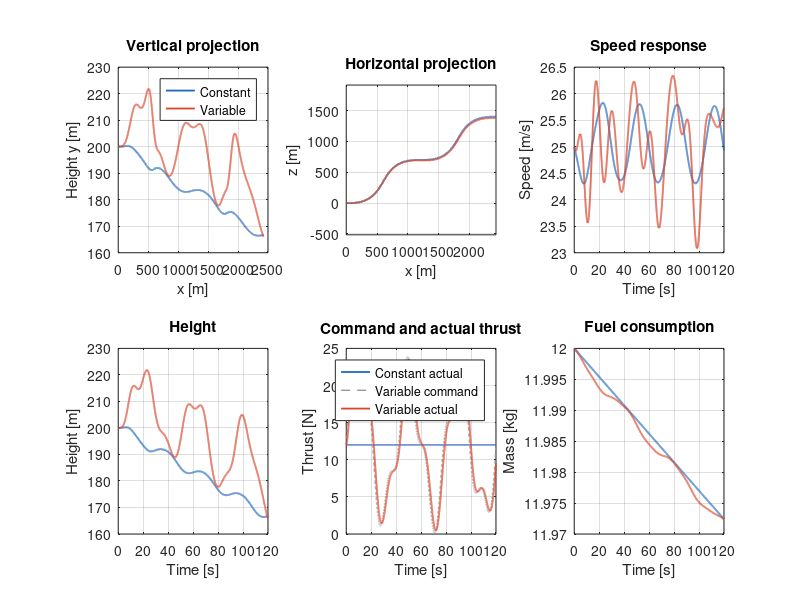
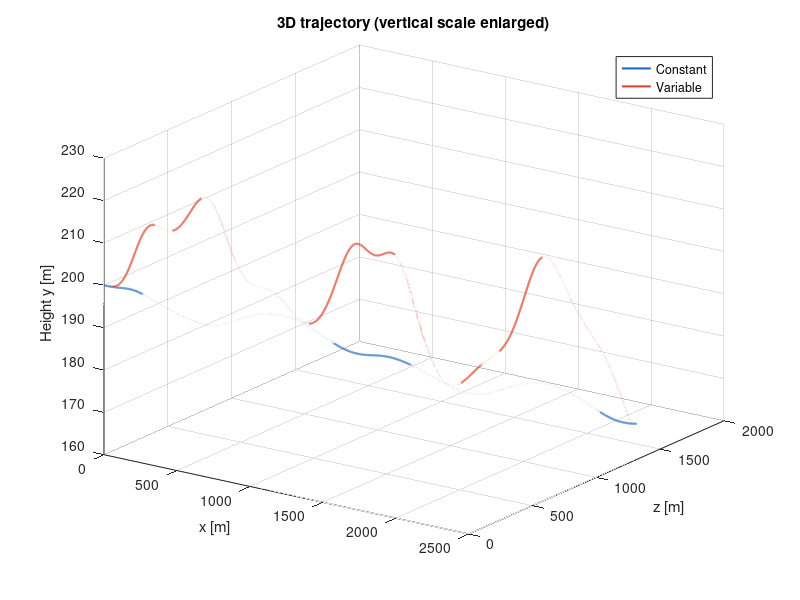

MATLAB code for these plots, in order:
function results = run_variable_thrust_demo(output_dir, dt, t_end)
%RUN_VARIABLE_THRUST_DEMO 连续可变推力三维轨迹教学仿真。
% 在本文件所在目录运行：results = run_variable_thrust_demo;
% 可选：results = run_variable_thrust_demo('my_results', 0.02, 120);
% 不需要航空航天、控制或优化工具箱；只用MATLAB基础函数。
% 状态：[x;y;z;vx;vy;vz;m;T]，SI单位，x前/y上/z右。
% 本环境未安装MATLAB/Octave。本源文件未做MATLAB运行验证。

if nargin < 1 || isempty(output_dir)
    output_dir = fullfile(fileparts(mfilename('fullpath')), 'results_matlab');
end
if nargin < 2, dt = 0.02; end
if nargin < 3, t_end = 120; end
if ~isnumeric(dt) || ~isscalar(dt) || ~isreal(dt) || ~isfinite(dt) || dt <= 0 || dt > 1
    error('dt必须是0<dt<=1的有限实数，单位s。');
end
if ~isnumeric(t_end) || ~isscalar(t_end) || ~isreal(t_end) || ~isfinite(t_end) ...
        || t_end <= 0 || t_end > 3600 || t_end/dt > 1000000
    error('时长必须满足0<t_end<=3600 s且总步数不超过1000000。');
end
if ~exist(output_dir, 'dir')
    [ok,msg] = mkdir(output_dir);
    if ~ok, error('无法创建输出目录：%s',msg); end
end
p = default_params();
results.constant = simulate(p, 0, dt, t_end);
results.variable = simulate(p, 1, dt, t_end);
write_csv(fullfile(output_dir,'constant.csv'),results.constant);
write_csv(fullfile(output_dir,'variable.csv'),results.variable);
plot_results(results, output_dir);
for mode = 0:1
    if mode == 0, name = 'constant'; else, name = 'variable'; end
    a = results.(name);
    fprintf('%s: t=%.6f s, x=%.3f m, y=%.3f m, z=%.3f m\n', ...
        name,a(end,1),a(end,2),a(end,3),a(end,4));
    fprintf('  speed=%.6f m/s, max_height=%.3f m, fuel_used=%.9f kg\n', ...
        a(end,8),max(a(:,3)),p.mass0-a(end,13));
end
fprintf('CSV和图像已写入：%s\n',output_dir);
end

function p = default_params()
% 与c/trajectory.c完全相同的虚构参数；此处是MATLAB的参数入口。
p.g=9.80665; p.rho0=1.225; p.scale_height=8500; p.area=0.8;
p.cl0=0.2; p.cl_alpha=4.5; p.cl_min=-0.6; p.cl_max=1.2;
p.cd0=0.035; p.drag_k=0.06;
p.mass0=12; p.mass_dry=11.7; p.thrust_max=60; p.thrust_tau=1;
p.fuel_c0=5e-5; p.fuel_cT=1.5e-5; p.consume_fuel=true;
p.speed0=25; p.height0=200;
p.alpha_amp=0.25*pi/180; p.alpha_period=30;
p.bank_amp=8*pi/180; p.bank_period=60;
p.throttle_mean=0.2; p.throttle_amp1=0.15; p.throttle_period1=40;
p.throttle_amp2=0.05; p.throttle_period2=15;
% 只平衡初始竖直力，攻角不是控制器算出的。
rho=p.rho0*exp(-p.height0/p.scale_height);
qs=0.5*rho*p.speed0^2*p.area; thrust=p.thrust_max*p.throttle_mean;
alpha=(p.mass0*p.g/qs-p.cl0)/p.cl_alpha;
for j=1:8
    residual=qs*(p.cl0+p.cl_alpha*alpha)+thrust*sin(alpha)-p.mass0*p.g;
    alpha=alpha-residual/(qs*p.cl_alpha+thrust*cos(alpha));
end
p.alpha_trim=alpha;
end

function on = engine_on(s,p)
on = ~p.consume_fuel || s(7)>p.mass_dry+1e-12;
end

function o = observe(t,s,p,mode,on)
% 密度、气动、姿态代数输入和动力状态，供积分及输出共同使用。
horizontal=hypot(s(4),s(6));
o.speed=hypot(horizontal,s(5));
o.theta=atan2(s(5),horizontal); o.psi_v=atan2(-s(6),s(4));
o.alpha=p.alpha_trim+p.alpha_amp*sin(2*pi*t/p.alpha_period);
o.bank=p.bank_amp*sin(2*pi*t/p.bank_period);
o.rho=p.rho0*exp(-max(s(2),0)/p.scale_height);
cl=min(p.cl_max,max(p.cl_min,p.cl0+p.cl_alpha*o.alpha));
cd=p.cd0+p.drag_k*cl^2; qs=0.5*o.rho*o.speed^2*p.area;
o.lift=qs*cl; o.drag=qs*cd;
o.throttle=p.throttle_mean;
if mode == 1
    o.throttle=o.throttle+p.throttle_amp1*sin(2*pi*t/p.throttle_period1) ...
        +p.throttle_amp2*sin(2*pi*t/p.throttle_period2);
end
o.throttle=max(0,min(1,o.throttle));
o.thrust_cmd=0; o.thrust=0; o.fuel_flow=0;
if on
    o.thrust_cmd=p.thrust_max*o.throttle;
    o.thrust=max(0,min(p.thrust_max,s(8)));
    if p.consume_fuel, o.fuel_flow=p.fuel_c0+p.fuel_cT*o.thrust; end
end
end

function ds = rhs(t,s,p,mode,on)
o=observe(t,s,p,mode,on);
if o.speed < 1e-9, ev=[1;0;0]; else, ev=s(4:6)/o.speed; end
% 将惯性系的竖直方向投影到与速度正交的平面。
reference=[0;1;0]; up=reference-dot(reference,ev)*ev;
if norm(up)<1e-8
    % 近竖直时参考x轴；这是有限性降级，不是姿态动力学。
    reference=[1;0;0]; up=reference-dot(reference,ev)*ev;
end
up=up/norm(up); side=cross(ev,up);
en=cos(o.bank)*up+sin(o.bank)*side;
force=(o.thrust*cos(o.alpha)-o.drag)*ev+(o.thrust*sin(o.alpha)+o.lift)*en;
mass=max(s(7),p.mass_dry);
ds=zeros(8,1); ds(1:3)=s(4:6);
ds(4:6)=force/mass+[0;-p.g;0]; ds(7)=-o.fuel_flow;
if on, ds(8)=(o.thrust_cmd-s(8))/p.thrust_tau; end
end

function out = rk4(t,h,start,p,mode,on)
% 经典四阶Runge-Kutta；指令在每个中间时刻重新计算。
k1=rhs(t,start,p,mode,on);
k2=rhs(t+h/2,start+h*k1/2,p,mode,on);
k3=rhs(t+h/2,start+h*k2/2,p,mode,on);
k4=rhs(t+h,start+h*k3,p,mode,on);
out=start+h*(k1+2*k2+2*k3+k4)/6;
end

function next = step(t,h,start,p,mode)
on=engine_on(start,p);
if ~on, start(7)=p.mass_dry; start(8)=0; end
next=rk4(t,h,start,p,mode,on);
if on && p.consume_fuel && next(7)<=p.mass_dry
    % 先积分至耗尽时刻，然后熄火并积分该步的剩余部分。
    lo=0; hi=h;
    for j=1:45
        mid=(lo+hi)/2; probe=rk4(t,mid,start,p,mode,true);
        if probe(7)>p.mass_dry, lo=mid; else, hi=mid; end
    end
    burn_time=(lo+hi)/2;
    probe=rk4(t,burn_time,start,p,mode,true);
    probe(7)=p.mass_dry; probe(8)=0;
    next=rk4(t+burn_time,h-burn_time,probe,p,mode,false);
end
next(7)=max(next(7),p.mass_dry);
next(8)=max(0,min(p.thrust_max,next(8)));
end

function [next,used,hit] = advance(t,h,start,p,mode)
used=h; hit=false;
if start(2)<=0, next=start; next(2)=0; used=0; hit=true; return; end
next=step(t,h,start,p,mode);
if next(2)>0, return; end
lo=0; hi=h;
for j=1:45
    mid=(lo+hi)/2; probe=step(t,mid,start,p,mode);
    if probe(2)>0, lo=mid; else, hi=mid; end
end
used=(lo+hi)/2; next=step(t,used,start,p,mode); next(2)=0; hit=true;
end

function a = simulate(p,mode,dt,t_end)
s=zeros(8,1); s(2)=p.height0; s(4)=p.speed0;
s(7)=p.mass0; s(8)=p.thrust_max*p.throttle_mean;
if ~engine_on(s,p), s(8)=0; end
a=zeros(ceil(t_end/dt)+2,20); t=0; n=1;
a(n,:)=output_row(t,s,p,mode);
while t<t_end-t_end*1e-12
    h=min(dt,t_end-t);
    [s,used,hit]=advance(t,h,s,p,mode); t=t+used;
    if any(~isfinite(s)), error('仿真状态出现NaN/Inf，请核查参数和步长。'); end
    n=n+1; a(n,:)=output_row(t,s,p,mode);
    if hit, break; end
end
a=a(1:n,:);
end

function row = output_row(t,s,p,mode)
o=observe(t,s,p,mode,engine_on(s,p)); degree=180/pi;
row=[t,s(1:6)',o.speed,o.theta*degree,o.psi_v*degree,o.alpha*degree, ...
    o.bank*degree,s(7),o.throttle,o.thrust_cmd,o.thrust,o.lift,o.drag,o.rho,o.fuel_flow];
end

function write_csv(filename,a)
fid=fopen(filename,'w');
if fid<0, error('无法创建CSV：%s',filename); end
cleanup=onCleanup(@() fclose(fid)); %#ok<NASGU>
fprintf(fid,['t_s,x_m,y_m,z_m,vx_mps,vy_mps,vz_mps,speed_mps,theta_deg,' ...
    'psi_v_deg,alpha_deg,bank_deg,mass_kg,throttle,thrust_cmd_N,thrust_N,' ...
    'lift_N,drag_N,rho_kgm3,fuel_flow_kgps\n']);
format=[repmat('%.17g,',1,19),'%.17g\n'];
fprintf(fid,format,a');
end

function plot_results(r,output_dir)
% 颜色一致：蓝色恒定推力，红色连续变推力。
a=r.constant; b=r.variable; blue=[0.12,0.40,0.75]; red=[0.85,0.27,0.17];
fig1=figure('Color','w','Name','Variable thrust: trajectory and states', ...
    'Position',[50,50,1250,740]);
subplot(2,3,1); plot(a(:,2),a(:,3),'Color',blue,'LineWidth',1.3); hold on;
plot(b(:,2),b(:,3),'Color',red,'LineWidth',1.3); grid on;
xlabel('x [m]'); ylabel('Height y [m]'); title('Vertical projection');
legend('Constant','Variable','Location','best');
subplot(2,3,2); plot(a(:,2),a(:,4),'Color',blue,'LineWidth',1.3); hold on;
plot(b(:,2),b(:,4),'Color',red,'LineWidth',1.3); grid on; axis equal;
xlabel('x [m]'); ylabel('z [m]'); title('Horizontal projection');
subplot(2,3,3); plot(a(:,1),a(:,8),'Color',blue,'LineWidth',1.3); hold on;
plot(b(:,1),b(:,8),'Color',red,'LineWidth',1.3); grid on;
xlabel('Time [s]'); ylabel('Speed [m/s]'); title('Speed response');
subplot(2,3,4); plot(a(:,1),a(:,3),'Color',blue,'LineWidth',1.3); hold on;
plot(b(:,1),b(:,3),'Color',red,'LineWidth',1.3); grid on;
xlabel('Time [s]'); ylabel('Height [m]'); title('Height');
subplot(2,3,5); plot(a(:,1),a(:,16),'Color',blue,'LineWidth',1.3); hold on;
plot(b(:,1),b(:,15),'--','Color',[0.6,0.6,0.6],'LineWidth',1);
plot(b(:,1),b(:,16),'Color',red,'LineWidth',1.3); grid on;
xlabel('Time [s]'); ylabel('Thrust [N]'); title('Command and actual thrust');
legend('Constant actual','Variable command','Variable actual','Location','best');
subplot(2,3,6); plot(a(:,1),a(:,13),'Color',blue,'LineWidth',1.3); hold on;
plot(b(:,1),b(:,13),'Color',red,'LineWidth',1.3); grid on;
xlabel('Time [s]'); ylabel('Mass [kg]'); title('Fuel consumption');
print(fig1,fullfile(output_dir,'overview.png'),'-dpng','-r160');

fig2=figure('Color','w','Name','3D trajectory','Position',[80,80,1000,660]);
% plot3的显示竖轴用y，所以实参顺序为x,z,y，而不是改坐标定义。
plot3(a(:,2),a(:,4),a(:,3),'Color',blue,'LineWidth',1.5); hold on;
plot3(b(:,2),b(:,4),b(:,3),'Color',red,'LineWidth',1.5);
grid on; view(35,25); xlabel('x [m]'); ylabel('z [m]'); zlabel('Height y [m]');
legend('Constant','Variable','Location','best'); title('3D trajectory (vertical scale enlarged)');
print(fig2,fullfile(output_dir,'trajectory_3d.png'),'-dpng','-r160');
end
